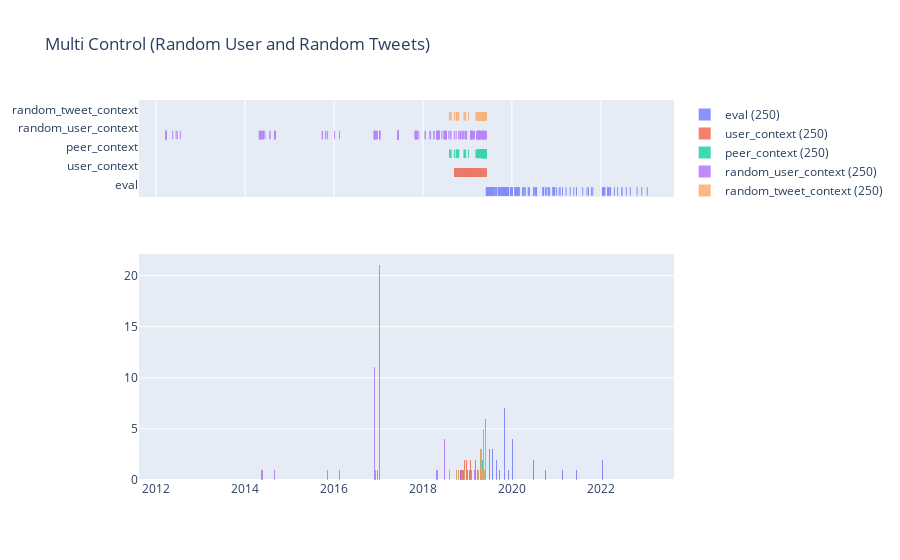

Notebook code for this chart:
### Code cell
timelines(dataset3, title="Multi Control (Random User and Random Tweets)")

### Figure 1 — Plotly figure (JSON) as saved in the notebook; plotly's stock layout.template omitted (floating-point values rounded to 4 significant figures; data arrays with more than 128 entries replaced by an {"elided": "..."} marker saying what was removed)
{"data": [{"boxpoints": "all", "fillcolor": "rgba(255,255,255,0)", "hoveron": "points", "hovertext": {"elided": "250 str values"}, "jitter": 0, "line": {"color": "rgba(255,255,255,0)"}, "marker": {"color": "#636EFA", "symbol": "line-ns-open"}, "name": "eval", "opacity": 0.75, "showlegend": false, "type": "box", "x": {"elided": "250 str values"}, "xaxis": "x", "yaxis": "y"}, {"marker": {"color": "#636EFA"}, "name": "eval (250)", "opacity": 0.75, "type": "histogram", "x": {"elided": "250 str values"}, "xaxis": "x2", "xbins": {"end": "2023-02-30", "size": "D1", "start": "2007-01-01"}, "yaxis": "y2"}, {"boxpoints": "all", "fillcolor": "rgba(255,255,255,0)", "hoveron": "points", "hovertext": {"elided": "250 str values"}, "jitter": 0, "line": {"color": "rgba(255,255,255,0)"}, "marker": {"color": "#EF553B", "symbol": "line-ns-open"}, "name": "user_context", "opacity": 0.75, "showlegend": false, "type": "box", "x": {"elided": "250 str values"}, "xaxis": "x", "yaxis": "y"}, {"marker": {"color": "#EF553B"}, "name": "user_context (250)", "opacity": 0.75, "type": "histogram", "x": {"elided": "250 str values"}, "xaxis": "x2", "xbins": {"end": "2023-02-30", "size": "D1", "start": "2007-01-01"}, "yaxis": "y2"}, {"boxpoints": "all", "fillcolor": "rgba(255,255,255,0)", "hoveron": "points", "hovertext": {"elided": "250 str values"}, "jitter": 0, "line": {"color": "rgba(255,255,255,0)"}, "marker": {"color": "#00CC96", "symbol": "line-ns-open"}, "name": "peer_context", "opacity": 0.75, "showlegend": false, "type": "box", "x": {"elided": "250 str values"}, "xaxis": "x", "yaxis": "y"}, {"marker": {"color": "#00CC96"}, "name": "peer_context (250)", "opacity": 0.75, "type": "histogram", "x": {"elided": "250 str values"}, "xaxis": "x2", "xbins": {"end": "2023-02-30", "size": "D1", "start": "2007-01-01"}, "yaxis": "y2"}, {"boxpoints": "all", "fillcolor": "rgba(255,255,255,0)", "hoveron": "points", "hovertext": {"elided": "250 str values"}, "jitter": 0, "line": {"color": "rgba(255,255,255,0)"}, "marker": {"color": "#AB63FA", "symbol": "line-ns-open"}, "name": "random_user_context", "opacity": 0.75, "showlegend": false, "type": "box", "x": {"elided": "250 str values"}, "xaxis": "x", "yaxis": "y"}, {"marker": {"color": "#AB63FA"}, "name": "random_user_context (250)", "opacity": 0.75, "type": "histogram", "x": {"elided": "250 str values"}, "xaxis": "x2", "xbins": {"end": "2023-02-30", "size": "D1", "start": "2007-01-01"}, "yaxis": "y2"}, {"boxpoints": "all", "fillcolor": "rgba(255,255,255,0)", "hoveron": "points", "hovertext": {"elided": "250 str values"}, "jitter": 0, "line": {"color": "rgba(255,255,255,0)"}, "marker": {"color": "#FFA15A", "symbol": "line-ns-open"}, "name": "random_tweet_context", "opacity": 0.75, "showlegend": false, "type": "box", "x": {"elided": "250 str values"}, "xaxis": "x", "yaxis": "y"}, {"marker": {"color": "#FFA15A"}, "name": "random_tweet_context (250)", "opacity": 0.75, "type": "histogram", "x": {"elided": "250 str values"}, "xaxis": "x2", "xbins": {"end": "2023-02-30", "size": "D1", "start": "2007-01-01"}, "yaxis": "y2"}], "layout": {"barmode": "overlay", "title": {"text": "Multi Control (Random User and Random Tweets)"}, "xaxis": {"anchor": "y", "domain": [0, 1], "matches": "x2", "showticklabels": false}, "xaxis2": {"anchor": "y2", "domain": [0, 1]}, "yaxis": {"anchor": "x", "domain": [0.745, 1]}, "yaxis2": {"anchor": "x2", "domain": [0, 0.595]}}}
